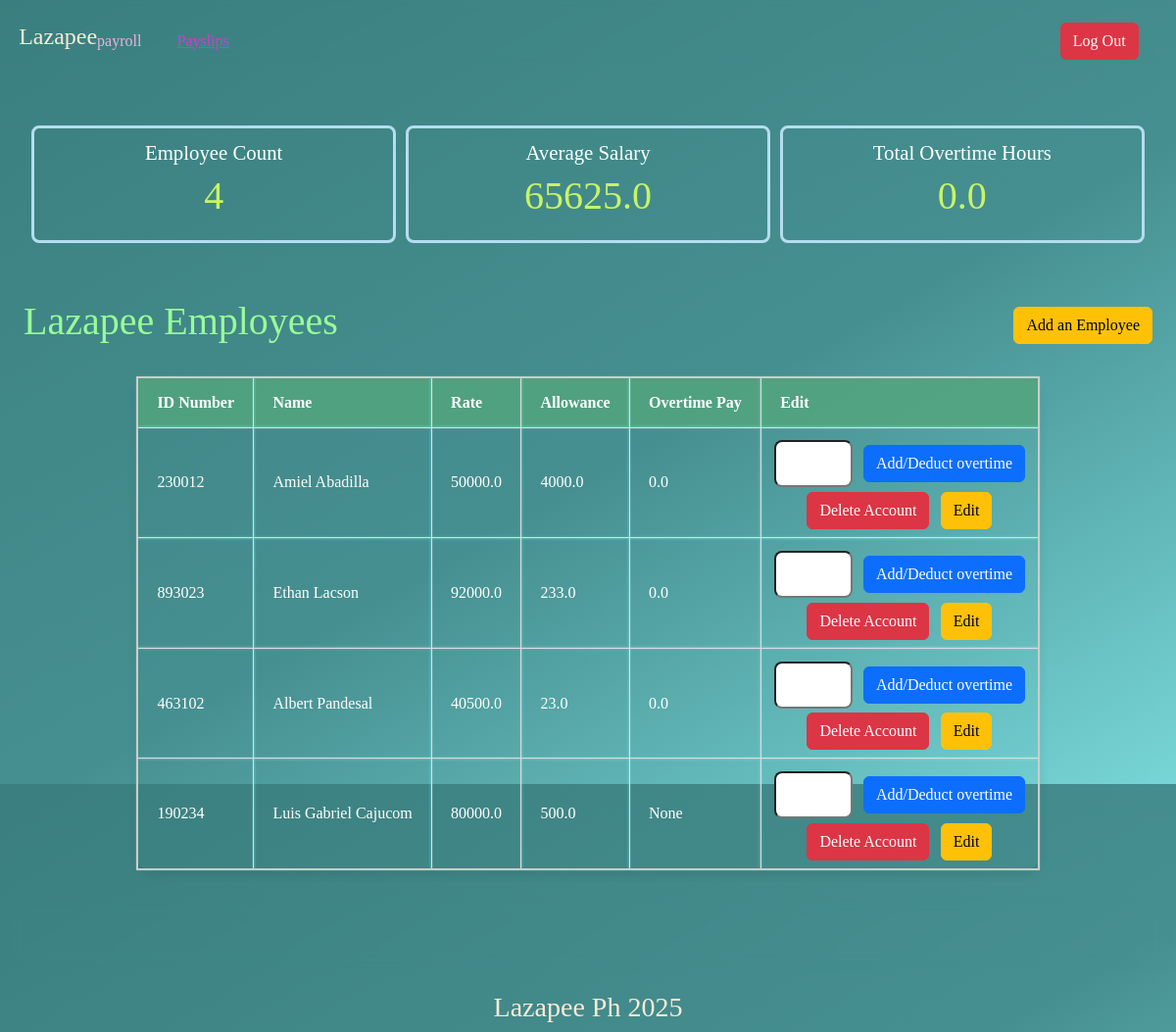
/landing (signed in), run on the app's committed database.
### payroll_app/models.py (models this page shows, shortened)
class Employee(models.Model):
    name = models.CharField(max_length=255)
    id_number = models.CharField(max_length=255)
    rate = models.FloatField()
    overtime_pay = models.FloatField(null=True, blank=True)
    allowance = models.FloatField(null=True, blank=True)

### payroll_app/views.py (the view)
# urls.py: path('landing', views.landing, name = 'landing'),
@login_required(login_url='log_in')
def landing(request):
    employees = Employee.objects.all()
    total_employees= Employee.objects.count()
    avSalary = Employee.objects.aggregate(avg_price=Avg("rate", default = 0))['avg_price']
    overtime = Employee.objects.aggregate(total_overtime=Sum("overtime_pay", default = 0))['total_overtime']
    return render(request, 'payroll_app/landing.html', {'employees': employees,
                                                        'total_employees': total_employees,
                                                        'avSalary': avSalary,
                                                        'overtime' : overtime,
                                                        })

### payroll_app/templates/payroll_app/landing.html (shortened to what this page needs)
{% extends 'payroll_app/base.html' %}
{% block header %}
    <nav class="header">
        <div class="title" style="display: flex">
            <h1>Lazapee</h1>
            <payroll style="color: rgb(236, 175, 221);">payroll</h3>
            <a href="{% url 'payslips' %}" class="payslips"> Payslips </a>
        </div>
        <div class="buttons" >
            <a href="{% url 'log_out' %}" class="btn btn-danger">Log Out</a>
        </div>
    </nav>
{% endblock %}
{% block form %}
    <div class="containerL">
        <div class="dashcard">
            <div class="info">
                <h2>Employee Count</h2>
                <h1> {{total_employees}} </h1>
            </div>
        </div>
        <div class="dashcard" >
            <div class="info">
                <h2>Average Salary</h2>
                <h1> {{avSalary}} </h1>
            </div>
        </div>
        <div class="dashcard">
            <div class="info" style="display: flex; flex-direction: column; justify-content: center; align-items: center;">
                <h2>Total Overtime Hours</h2>
                <h1> {{overtime}} </h1>
            </div>
        </div>
    </div>
    <div class="conTable">
        <div class="tableTitle">
            <div class="tableTit">
                <h1> Lazapee Employees </h1>
            </div>
            <div class="tableBtn">
                <a href="{% url 'add_employee' %}" class="btn btn-warning" > Add an Employee</a>
            </div>
        </div>
        <table class="employees" >
            <thead>
                <tr>
                <th>ID Number</th>
                <th>Name</th>
                <th>Rate</th>
                <th>Allowance</th>
                <th>Overtime Pay</th>
                <th>Edit</th>
                </tr>
            </thead>
            <tbody>
                {% for e in employees %}
                <tr>
                    <td>{{e.id_number}}</td>
                    <td>{{e.name}}</td>
                    <td>{{e.rate}}</td>
                    <td>{{e.allowance}}</td>
                    <td>{{e.overtime_pay}}</td>
                    <td >
                        <div class="editBtns" style="display: flex; flex-direction: column; justify-content: center; align-items: center;">
                            <div class="firstRow">
                                <form method="POST" class="editot" action="{% url 'add_overtime' e.pk %}" style="display: flex; justify-content:flex-start; align-items: center; flex-direction: row; gap: 0.7em; padding: 0.3em;">
                                    <input type="number" name="addot" id="addot" style="height: 2.3em; width: 5em; height: 3em; border-radius: 0.5em; ">
                                    <input type="submit" name="action" value="Add/Deduct overtime" class="btn btn-primary">
                                </form>
                            </div>
                            <div class="secondRow" style="display: flex; flex-direction: row; gap: 0.7em;">
                                <a href="{% url 'remove_employee' e.pk %}" class="btn btn-danger" style="display: flex;">Delete Account</a>
                                <a href="{% url 'details' e.pk %}" class="btn btn-warning">Edit</a>
                            </div>
                        </div>
                    </td>
                </tr>
                {% endfor %}
            </tbody>
        </table>
    </div>
{% endblock %}
{% block footer %}
    <nav class="footer">
        <div class="title">
            <h3>Lazapee Ph 2025</h3>
        </div>
    </nav>
{%endblock%}

### data on the page
Employee: id_number "230012", name "Amiel Abadilla", rate "50000.0", allowance "4000.0", overtime_pay "0.0"
Employee: id_number "893023", name "Ethan Lacson", rate "92000.0", allowance "233.0", overtime_pay "0.0"
Employee: id_number "463102", name "Albert Pandesal", rate "40500.0", allowance "23.0", overtime_pay "0.0"
Employee: id_number "190234", name "Luis Gabriel Cajucom", rate "80000.0", allowance "500.0", overtime_pay "None"

### other printed values
{{ total_employees }} "4"
{{ avSalary }} "65625.0"
{{ overtime }} "0.0"
